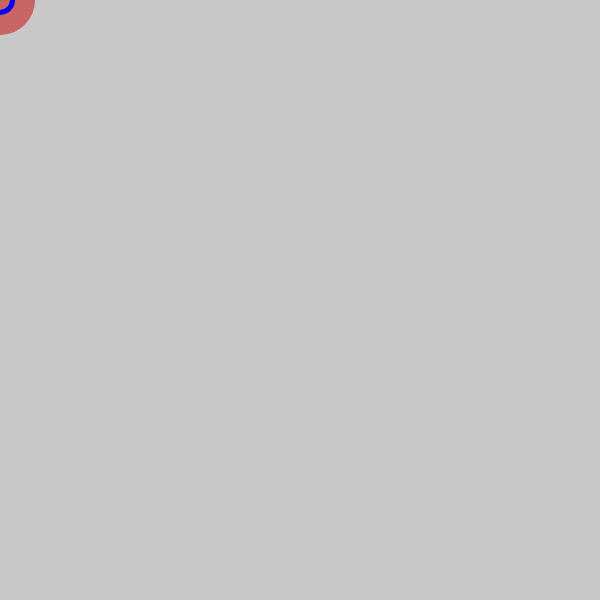
Frame 1 (no input)
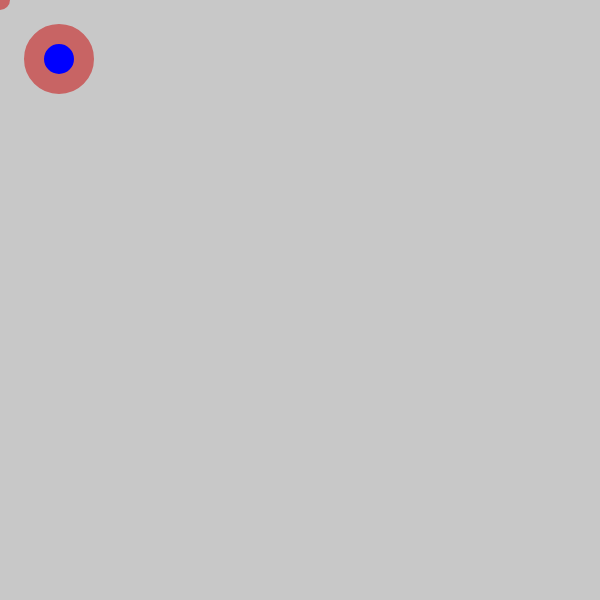
Frame 60 (no input)
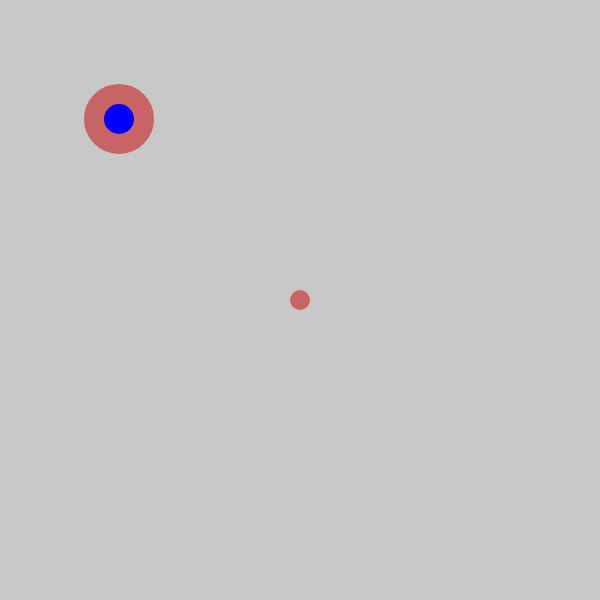
Frame 120 (the mouse pressed at the canvas centre since frame 60)

The p5.js sketch that drew these frames (run headless with seeded random() and noise() and a simulated clock; from frame 60 on, the mouse is pressed at the canvas centre):

// p5.js sketch
// ── sketch.js
//Creating VARIABLES - GLOBAL SCOPE (outside of function) 
// GABRIEL ALEXIS MTECH
    //let x 600; //x -position of circle
    //let y =0
  let x=0;
  let y=0;
function setup() {
  createCanvas (600,600);
  background(200); 
}
function draw(){
    // red circle
    background(200);
    fill(0,0,255);
    stroke(200,100,100);
    strokeWeight(20);
    circle(x,y, 50);
  x= x+1;
  y= y+1;

    line (pmouseX, pmouseY, mouseX, mouseY);
}

function mousePressed() {
    // CREATING VARIABLES
    let x=0;
    let y=0;
    // x=x +/- 25 moves the circle 25 pixels left/right when clicked no
}


function keyPressed() {
  x=400;
  y=100;
}
    
